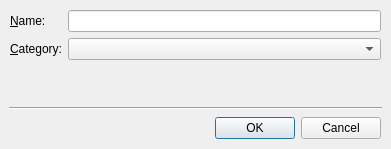
<ui version="4.0" >
 <author></author>
  <comment>*********************************************************************
**
** Copyright (C) 1992-2006 Trolltech ASA. All rights reserved.
**
** This file is part of the Qt Designer of the Qt Toolkit.
**
** This file may be used under the terms of the GNU General Public
** License version 2.0 as published by the Free Software Foundation
** and appearing in the file LICENSE.GPL included in the packaging of
** this file.  Please review the following information to ensure GNU
** General Public Licensing requirements will be met:
** http://www.trolltech.com/products/qt/opensource.html
**
** If you are unsure which license is appropriate for your use, please
** review the following information:
** http://www.trolltech.com/products/qt/licensing.html or contact the
** sales department at sales@trolltech.com.
**
** This file is provided AS IS with NO WARRANTY OF ANY KIND, INCLUDING THE
** WARRANTY OF DESIGN, MERCHANTABILITY AND FITNESS FOR A PARTICULAR PURPOSE.
**
*********************************************************************</comment>
 <exportmacro></exportmacro>
 <class>SaveFormAsTemplate</class>
 <widget class="QDialog" name="SaveFormAsTemplate" >
  <property name="geometry" >
   <rect>
    <x>0</x>
    <y>0</y>
    <width>391</width>
    <height>149</height>
   </rect>
  </property>
  <property name="windowTitle" >
   <string>Save Form As Template...</string>
  </property>
  <layout class="QVBoxLayout" >
   <property name="margin" >
    <number>9</number>
   </property>
   <property name="spacing" >
    <number>6</number>
   </property>
   <item>
    <layout class="QGridLayout" >
     <property name="margin" >
      <number>1</number>
     </property>
     <property name="spacing" >
      <number>6</number>
     </property>
     <item row="0" column="1" >
      <widget class="QLineEdit" name="templateNameEdit" >
       <property name="geometry" >
        <rect>
         <x>67</x>
         <y>1</y>
         <width>285</width>
         <height>22</height>
        </rect>
       </property>
       <property name="text" >
        <string/>
       </property>
       <property name="echoMode" >
        <enum>QLineEdit::Normal</enum>
       </property>
      </widget>
     </item>
     <item row="1" column="1" >
      <widget class="QComboBox" name="categoryCombo" >
       <property name="geometry" >
        <rect>
         <x>67</x>
         <y>29</y>
         <width>285</width>
         <height>26</height>
        </rect>
       </property>
      </widget>
     </item>
     <item row="1" column="0" >
      <widget class="QLabel" name="label_2" >
       <property name="geometry" >
        <rect>
         <x>1</x>
         <y>29</y>
         <width>60</width>
         <height>26</height>
        </rect>
       </property>
       <property name="frameShape" >
        <enum>QFrame::NoFrame</enum>
       </property>
       <property name="frameShadow" >
        <enum>QFrame::Plain</enum>
       </property>
       <property name="text" >
        <string>&amp;Category:</string>
       </property>
       <property name="textFormat" >
        <enum>Qt::AutoText</enum>
       </property>
       <property name="buddy" >
        <cstring>categoryCombo</cstring>
       </property>
      </widget>
     </item>
     <item row="0" column="0" >
      <widget class="QLabel" name="label" >
       <property name="geometry" >
        <rect>
         <x>1</x>
         <y>1</y>
         <width>60</width>
         <height>22</height>
        </rect>
       </property>
       <property name="frameShape" >
        <enum>QFrame::NoFrame</enum>
       </property>
       <property name="frameShadow" >
        <enum>QFrame::Plain</enum>
       </property>
       <property name="text" >
        <string>&amp;Name:</string>
       </property>
       <property name="textFormat" >
        <enum>Qt::AutoText</enum>
       </property>
       <property name="buddy" >
        <cstring>templateNameEdit</cstring>
       </property>
      </widget>
     </item>
    </layout>
   </item>
   <item>
    <spacer>
     <property name="geometry" >
      <rect>
       <x>9</x>
       <y>71</y>
       <width>373</width>
       <height>20</height>
      </rect>
     </property>
     <property name="orientation" >
      <enum>Qt::Vertical</enum>
     </property>
     <property name="sizeHint" >
      <size>
       <width>20</width>
       <height>40</height>
      </size>
     </property>
    </spacer>
   </item>
   <item>
    <widget class="QFrame" name="horizontalLine" >
     <property name="geometry" >
      <rect>
       <x>9</x>
       <y>97</y>
       <width>373</width>
       <height>3</height>
      </rect>
     </property>
     <property name="frameShape" >
      <enum>QFrame::HLine</enum>
     </property>
     <property name="frameShadow" >
      <enum>QFrame::Sunken</enum>
     </property>
    </widget>
   </item>
   <item>
    <layout class="QHBoxLayout" >
     <property name="margin" >
      <number>1</number>
     </property>
     <property name="spacing" >
      <number>6</number>
     </property>
     <item>
      <spacer>
       <property name="geometry" >
        <rect>
         <x>1</x>
         <y>1</y>
         <width>197</width>
         <height>32</height>
        </rect>
       </property>
       <property name="orientation" >
        <enum>Qt::Horizontal</enum>
       </property>
       <property name="sizeHint" >
        <size>
         <width>40</width>
         <height>20</height>
        </size>
       </property>
      </spacer>
     </item>
     <item>
      <widget class="QPushButton" name="okButton" >
       <property name="geometry" >
        <rect>
         <x>204</x>
         <y>1</y>
         <width>81</width>
         <height>32</height>
        </rect>
       </property>
       <property name="text" >
        <string>OK</string>
       </property>
       <property name="default" >
        <bool>true</bool>
       </property>
      </widget>
     </item>
     <item>
      <widget class="QPushButton" name="cancelButton" >
       <property name="geometry" >
        <rect>
         <x>291</x>
         <y>1</y>
         <width>81</width>
         <height>32</height>
        </rect>
       </property>
       <property name="text" >
        <string>Cancel</string>
       </property>
      </widget>
     </item>
    </layout>
   </item>
  </layout>
 </widget>
 <pixmapfunction></pixmapfunction>
 <resources/>
 <connections/>
</ui>
